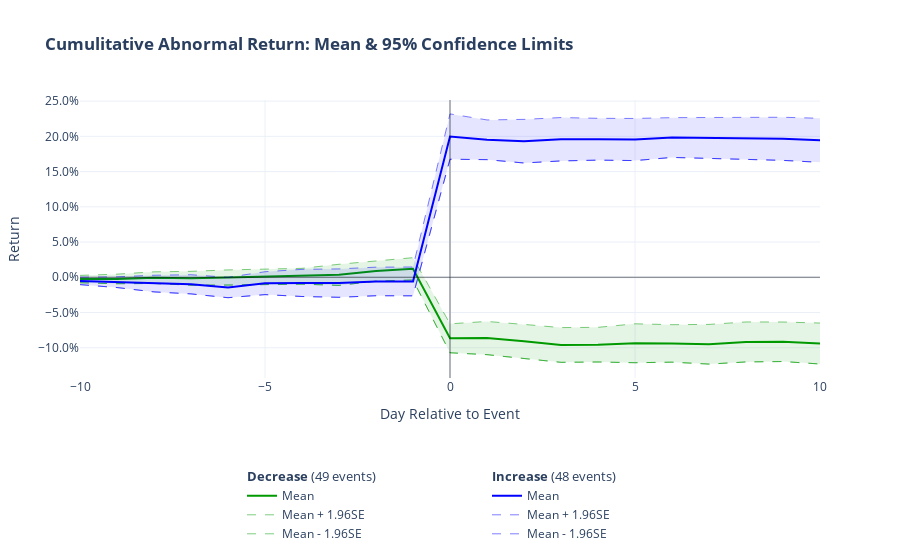

Notebook cell for this chart:
### Code cell
plot_joint_mean_car(
    result_one, 
    result_two, 
    name_one='Increase', 
    name_two='Decrease')

### Figure 1 — Plotly figure (JSON) as saved in the notebook; plotly's stock layout.template omitted (floating-point values rounded to 4 significant figures)
{"data": [{"legendgroup": "group2", "legendgrouptitle": {"text": "<b>Decrease</b> (49 events)"}, "line": {"color": "rgb(0, 153, 0)"}, "mode": "lines", "name": "Mean", "showlegend": true, "type": "scatter", "x": [-10, -9, -8, -7, -6, -5, -4, -3, -2, -1, 0, 1, 2, 3, 4, 5, 6, 7, 8, 9, 10], "y": [-0.00253, -0.002352, -0.0005474, -0.001383, -0.0002742, 0.0007945, 0.001476, 0.003489, 0.009048, 0.01199, -0.08658, -0.08623, -0.09094, -0.09604, -0.09562, -0.09364, -0.09385, -0.09503, -0.09176, -0.0915, -0.094]}, {"legendgroup": "group2", "legendgrouptitle": {"text": "<b>Decrease</b> (49 events)"}, "line": {"color": "rgba(0, 153, 0, 0.5)", "dash": "dash", "width": 1}, "mode": "lines", "name": "Mean + 1.96SE", "showlegend": true, "type": "scatter", "x": [-10, -9, -8, -7, -6, -5, -4, -3, -2, -1, 0, 1, 2, 3, 4, 5, 6, 7, 8, 9, 10], "y": [0.002692, 0.004429, 0.007714, 0.008446, 0.01048, 0.01176, 0.0127, 0.01848, 0.02362, 0.02782, -0.06603, -0.06266, -0.06688, -0.07138, -0.07103, -0.06603, -0.06726, -0.06687, -0.06339, -0.06346, -0.06492]}, {"fill": "tonextx", "fillcolor": "rgba(0, 153, 0,0.1)", "legendgroup": "group2", "legendgrouptitle": {"text": "<b>Decrease</b> (49 events)"}, "line": {"color": "rgba(0, 153, 0, 0.5)", "dash": "dash", "width": 1}, "mode": "lines", "name": "ShadedArea", "showlegend": false, "type": "scatter", "x": [-10, -9, -8, -7, -6, -5, -4, -3, -2, -1, 0, 1, 2, 3, 4, 5, 6, 7, 8, 9, 10], "y": [-0.007751, -0.009134, -0.008809, -0.01121, -0.01103, -0.01017, -0.009745, -0.0115, -0.005524, -0.003837, -0.1071, -0.1098, -0.115, -0.1207, -0.1202, -0.1213, -0.1204, -0.1232, -0.1201, -0.1195, -0.1231]}, {"legendgroup": "group2", "legendgrouptitle": {"text": "<b>Decrease</b> (49 events)"}, "line": {"color": "rgba(0, 153, 0, 0.5)", "dash": "dash", "width": 1}, "mode": "lines", "name": "Mean - 1.96SE", "showlegend": true, "type": "scatter", "x": [-10, -9, -8, -7, -6, -5, -4, -3, -2, -1, 0, 1, 2, 3, 4, 5, 6, 7, 8, 9, 10], "y": [-0.007751, -0.009134, -0.008809, -0.01121, -0.01103, -0.01017, -0.009745, -0.0115, -0.005524, -0.003837, -0.1071, -0.1098, -0.115, -0.1207, -0.1202, -0.1213, -0.1204, -0.1232, -0.1201, -0.1195, -0.1231]}, {"legendgroup": "group1", "legendgrouptitle": {"text": "<b>Increase</b> (48 events)"}, "line": {"color": "rgb(0, 0, 255)"}, "mode": "lines", "name": "Mean", "showlegend": true, "type": "scatter", "x": [-10, -9, -8, -7, -6, -5, -4, -3, -2, -1, 0, 1, 2, 3, 4, 5, 6, 7, 8, 9, 10], "y": [-0.005119, -0.006913, -0.008918, -0.009972, -0.0145, -0.008355, -0.008015, -0.008249, -0.005908, -0.005857, 0.1997, 0.1951, 0.1931, 0.1959, 0.1959, 0.1955, 0.1983, 0.1974, 0.1968, 0.1965, 0.1944]}, {"legendgroup": "group1", "legendgrouptitle": {"text": "<b>Increase</b> (48 events)"}, "line": {"color": "rgba(0, 0, 255, 0.5)", "dash": "dash", "width": 1}, "mode": "lines", "name": "Mean + 1.96SE", "showlegend": true, "type": "scatter", "x": [-10, -9, -8, -7, -6, -5, -4, -3, -2, -1, 0, 1, 2, 3, 4, 5, 6, 7, 8, 9, 10], "y": [0.0001659, 0.0007341, 0.002899, 0.003627, -1.982e-05, 0.007877, 0.01124, 0.0119, 0.01435, 0.0146, 0.2319, 0.2233, 0.2241, 0.2267, 0.2256, 0.2254, 0.2265, 0.2264, 0.2264, 0.2271, 0.2256]}, {"fill": "tonextx", "fillcolor": "rgba(0, 0, 255,0.1)", "legendgroup": "group1", "legendgrouptitle": {"text": "<b>Increase</b> (48 events)"}, "line": {"color": "rgba(0, 0, 255, 0.5)", "dash": "dash", "width": 1}, "mode": "lines", "name": "ShadedArea", "showlegend": false, "type": "scatter", "x": [-10, -9, -8, -7, -6, -5, -4, -3, -2, -1, 0, 1, 2, 3, 4, 5, 6, 7, 8, 9, 10], "y": [-0.0104, -0.01456, -0.02074, -0.02357, -0.02899, -0.02459, -0.02727, -0.0284, -0.02617, -0.02631, 0.1675, 0.1669, 0.1622, 0.1651, 0.1662, 0.1656, 0.1701, 0.1683, 0.1673, 0.1659, 0.1632]}, {"legendgroup": "group1", "legendgrouptitle": {"text": "<b>Increase</b> (48 events)"}, "line": {"color": "rgba(0, 0, 255, 0.5)", "dash": "dash", "width": 1}, "mode": "lines", "name": "Mean - 1.96SE", "showlegend": true, "type": "scatter", "x": [-10, -9, -8, -7, -6, -5, -4, -3, -2, -1, 0, 1, 2, 3, 4, 5, 6, 7, 8, 9, 10], "y": [-0.0104, -0.01456, -0.02074, -0.02357, -0.02899, -0.02459, -0.02727, -0.0284, -0.02617, -0.02631, 0.1675, 0.1669, 0.1622, 0.1651, 0.1662, 0.1656, 0.1701, 0.1683, 0.1673, 0.1659, 0.1632]}], "layout": {"legend": {"entrywidth": 200, "orientation": "h", "tracegroupgap": 50, "traceorder": "grouped", "x": 0.55, "xanchor": "center", "y": -0.3}, "shapes": [{"line": {"color": "rgba(0, 0,0, 0.5)", "width": 1}, "type": "line", "x0": 0, "x1": 0, "xref": "x", "y0": 0, "y1": 1, "yref": "y domain"}, {"line": {"color": "rgba(0, 0,0, 0.5)", "width": 1}, "type": "line", "x0": 0, "x1": 1, "xref": "x domain", "y0": 0, "y1": 0, "yref": "y"}], "title": {"text": "<b>Cumulitative Abnormal Return: Mean & 95% Confidence Limits</b><br>"}, "xaxis": {"title": {"text": "Day Relative to Event"}}, "yaxis": {"tickformat": ",.1%", "title": {"text": "Return"}}}}
